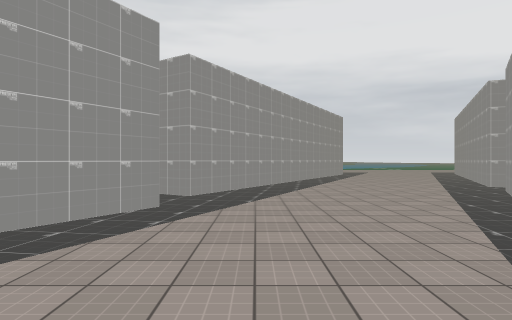
View 1 (above)

24 first-person views from a walk through a scene from a Unity 3-D project. The camera is 1.5 m above the floor, looks level and sees 75° across. The floor is counted in squares, 2 m on a side. Each view is taken from the middle of a square. On the plan, view 1 faces up. The plan holds only what a view shows up to about 11 squares ahead; the rest is blank. The place goes on beyond the plan. The player character is not drawn. Some animated figures are not drawn. Some surface patterns are stand-ins.

View 2
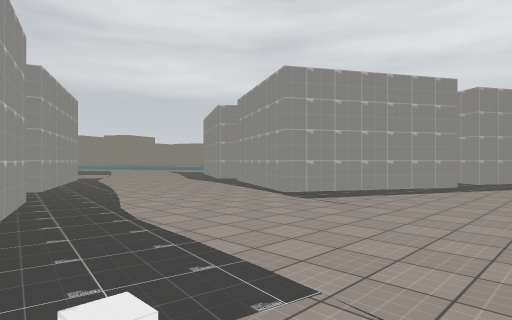

View 3
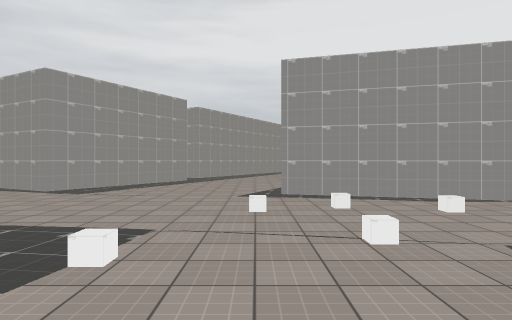

View 4
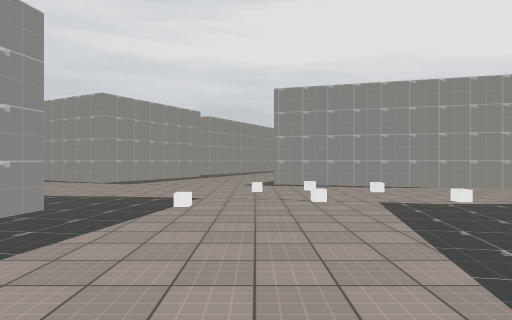

View 5
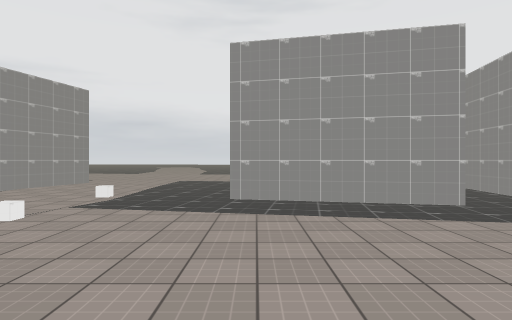

View 6
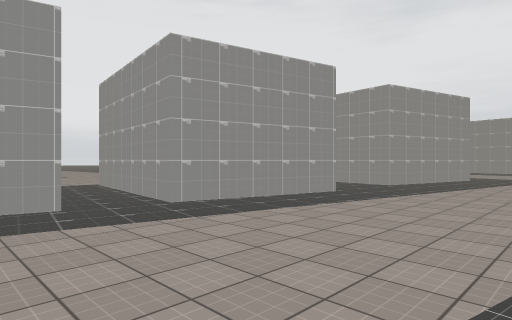

View 7
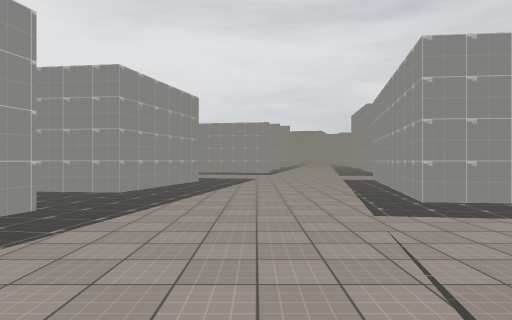

View 8
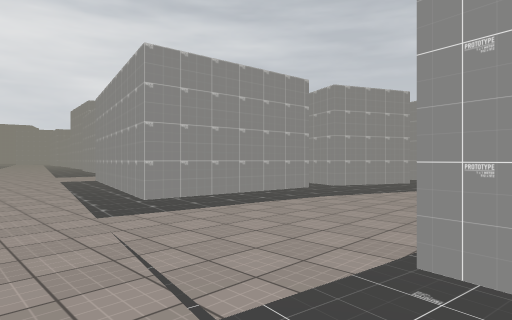

View 9
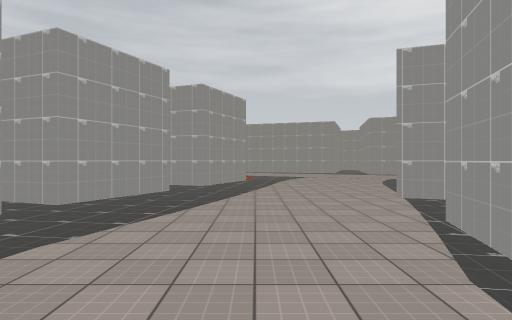

View 10
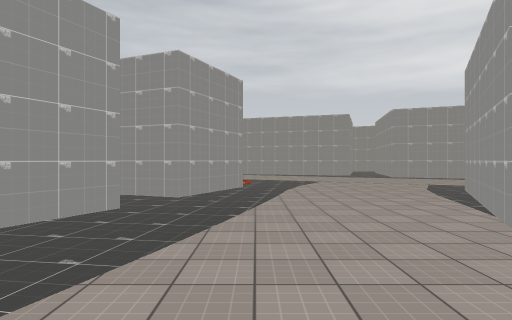

View 11
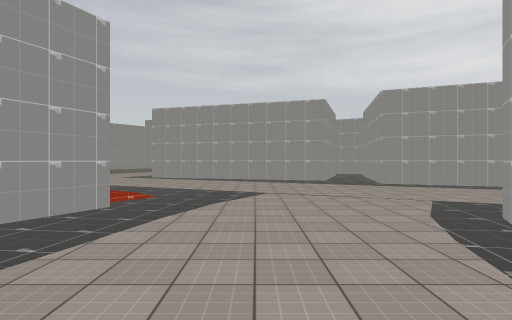

View 12
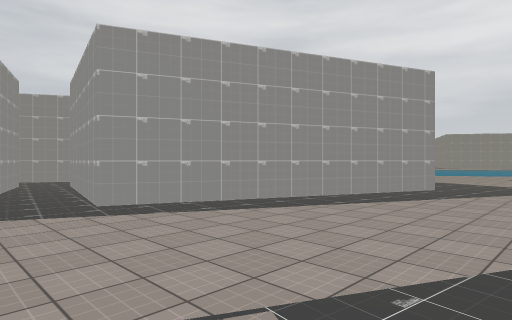

View 13
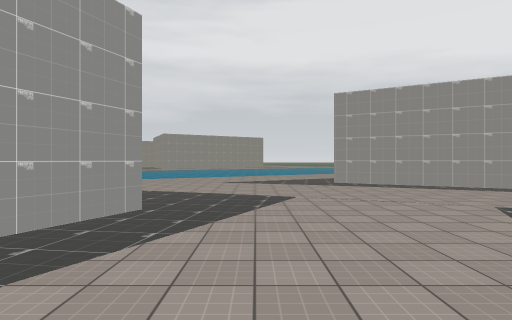

View 14
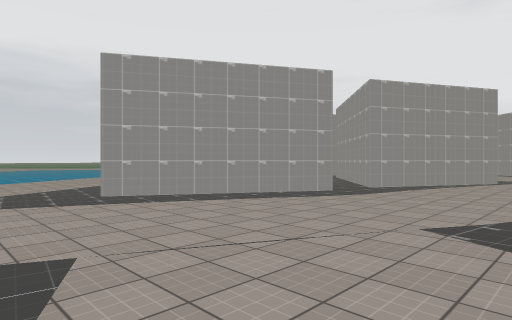

View 15
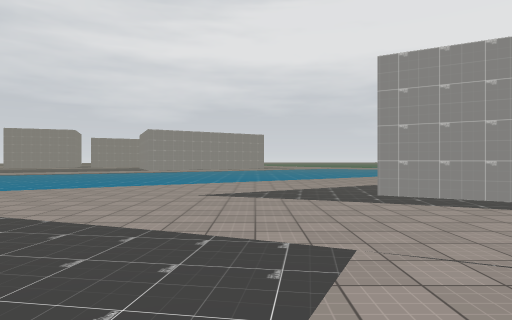

View 16
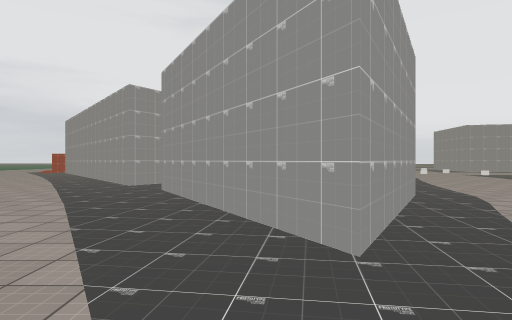

View 17
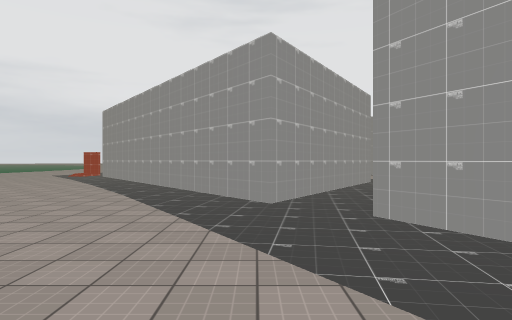

View 18
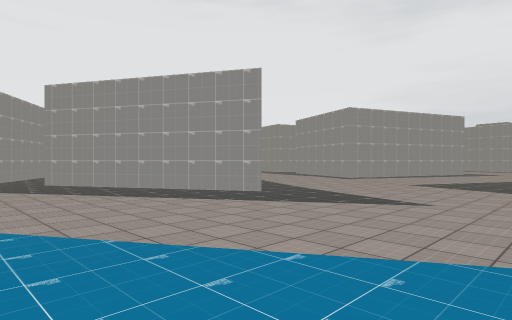

View 19
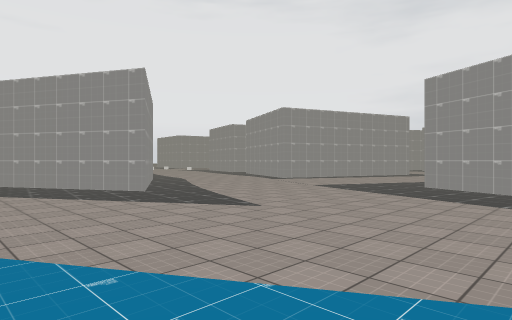

View 20
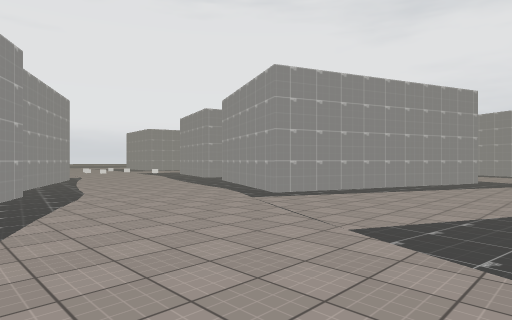

View 21
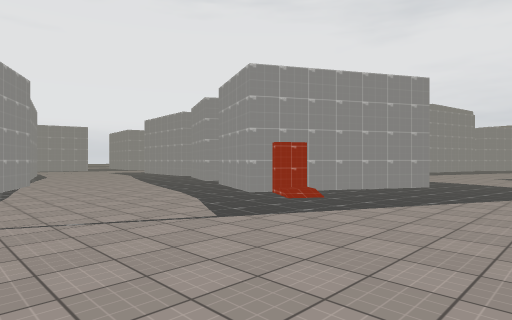

View 22
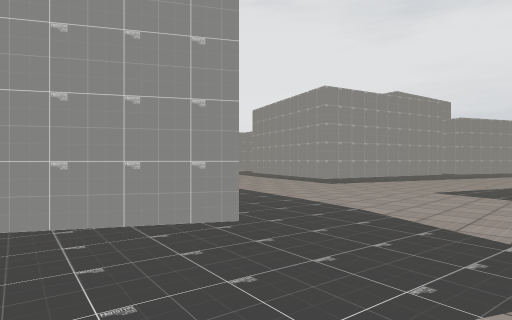

View 23
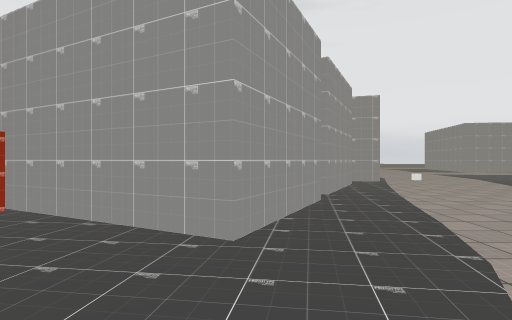

View 24
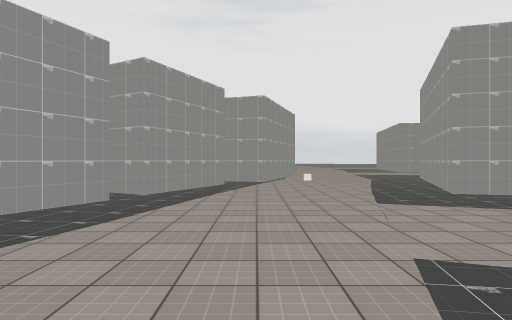

### Floor plan
Points are (right, up) in squares from view 1. A wall is a line through its corners. A room is listed if a view was taken in it or the views show most of it. See-through windows are left out.
Room 1 (views 1, 2, 3, 4, 5, 6, 7, 8, 9, 10, 11, 12, 13, 14, 15, 16, 17, 18, 19, 20, 21, 22, 23, 24)
walls: (-6.5, -11.1) (-8.3, -10.6); (-10.4, -9.3) (-10.7, -10.2) (-15.4, -7.7) (-12.8, -0.8) (-8.2, -3); (-3.4, -11.3) (-3.5, -11.9); (-8.7, -16.5) (-4, -17) (-5.2, -22.4); (-12.3, -15.1) (-9.6, -16.3) (-10.2, -17.8); (-6.2, -3.7) (-4.1, -4.3); (-2.2, -4.9) (-2.4, -5.6); (-17.4, -14.3) (-17, -13.6) (-16.7, -13.8) (-16.4, -13.3) (-13.7, -14.5) (-14.4, -16); (-11.5, -21.1) (-14.8, -19.6) (-14.1, -18.5); (-15.7, -19.2) (-18.9, -17.8) (-16.8, -14.1); (2.2, -16.1) (3.1, -12.1) (8.4, -12.7); (3.5, -10.5) (4.4, -6.4); (1.3, -22.1) (2.2, -18.8) (4.4, -19); (-9.8, 3.5) (-14.4, 6.2) (-8.5, 9.4); (-20.8, 1.1) (-18.8, 0.1) (-21.7, -7.1) (-22.5, -6.9); (-1.6, 5.5) (-4.1, 1.1) (-8.3, 3.3); (-14.8, -27.6) (-14.5, -26.4) (-11, -27.8); (8.5, -1.5) (1.6, 0.4); (-7.2, 10.7) (-4.8, 12.6); (5.4, 7.1) (6.1, 8.1); (0.8, 11) (-1.4, 7); (7, 9.3) (6.6, 9.4) (7.3, 10.9)
ways out: opening at (-8, 10)

Where each view was taken, in squares from view 1:
view 1: 0 up, 0 right, facing up
view 2: 5 down, 1 right, facing up-left
view 3: 7 down, 1 right, facing up
view 4: 10 down, 1 right, facing up
view 5: 7 down, 2 left, facing right
view 6: 9 down, 2 left, facing down-right
view 7: 11 down, 1 left, facing down
view 8: 11 down, 1 left, facing down-left
view 9: 13 down, 4 left, facing left
view 10: 13 down, 7 left, facing left
view 11: 11 down, 11 left, facing left
view 12: 9 down, 16 left, facing up-left
view 13: 5 down, 17 left, facing up
view 14: 1 down, 17 left, facing up-right
view 15: 1 down, 17 left, facing up
view 16: 7 up, 17 left, facing right
view 17: 11 up, 13 left, facing right
view 18: 12 up, 20 left, facing down-right
view 19: 10 up, 22 left, facing down-right
view 20: 5 up, 18 left, facing down-right
view 21: 8 down, 22 left, facing down-right
view 22: 15 down, 22 left, facing down-right
view 23: 18 down, 22 left, facing right
view 24: 22 down, 22 left, facing right
